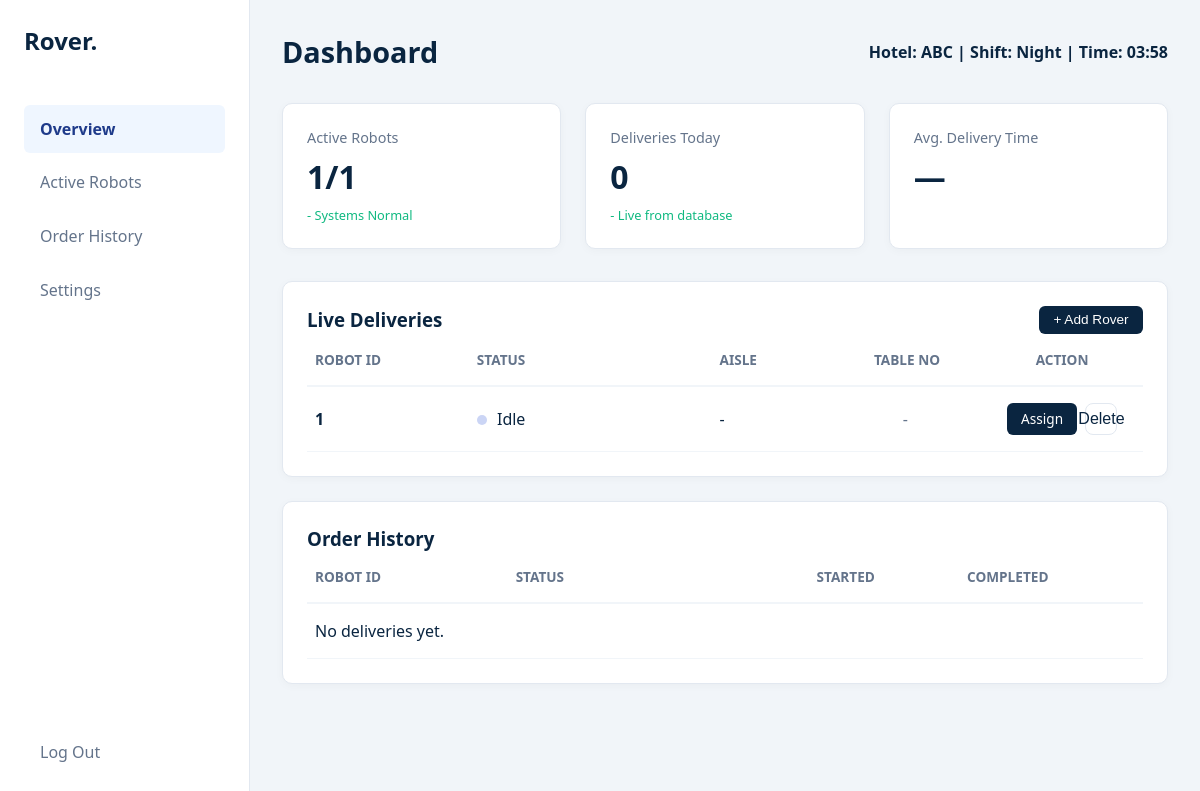
The app's page /dashboard (signed in), older data.
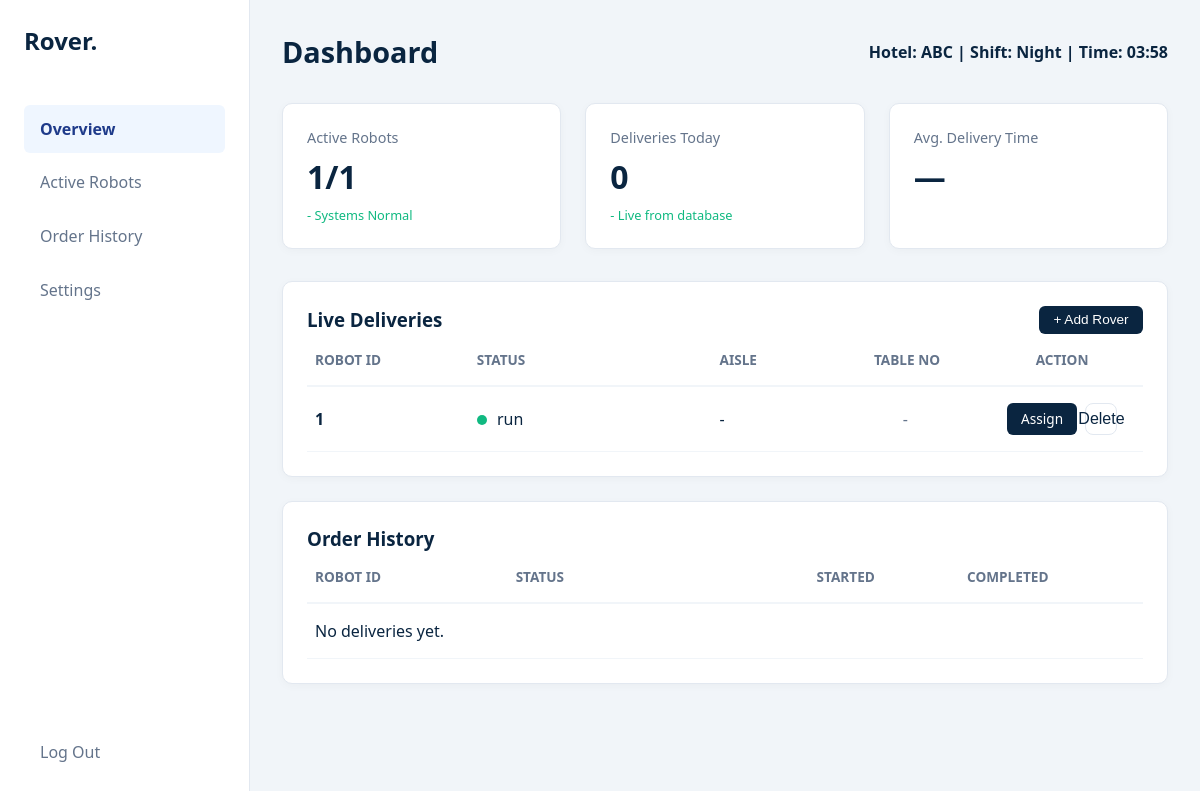
The same page, newer data.
### Crds/models/models.py (models this page shows, shortened)
class Hotel(db.Model):
    __tablename__ = 'hotel'
    id = db.Column(db.Integer, primary_key=True)
    name = db.Column(db.String(100), nullable=False, unique=True)
    username = db.Column(db.String(50), nullable=False, unique=True)
    master_id = db.Column(db.String(50), nullable=True, unique=True)
    password_hash = db.Column(db.String(255), nullable=False)
    created_at = db.Column(db.DateTime, default=datetime.utcnow)
    rovers = db.relationship('Rover', backref='hotel', lazy=True)
    config = db.relationship('RoverConfig', backref='hotel', uselist=False)

class Rover(db.Model):
    __tablename__ = 'rover'
    id = db.Column(db.Integer, primary_key=True)
    name = db.Column(db.String(50), nullable=False)
    status = db.Column(db.String(20), default='idle')  # idle, delivering, stop
    location_lat = db.Column(db.Integer, default=0)
    location_lon = db.Column(db.Integer, default=0)
    hotel_id = db.Column(db.Integer, db.ForeignKey('hotel.id'), nullable=False)
    positions = db.relationship('Position', backref='rover', lazy=True)
    deliveries = db.relationship(
        'Delivery',
        backref='rover',
        lazy=True,
        cascade='all, delete-orphan'
    )

class Position(db.Model):
    __tablename__ = 'position'
    id = db.Column(db.Integer, primary_key=True)
    rover_id = db.Column(db.Integer, db.ForeignKey('rover.id'), nullable=False)
    lat = db.Column(db.Integer, nullable=False)
    lon = db.Column(db.Integer, nullable=False)
    phase = db.Column(db.String(10), default='lat')  # lat/lon phase
    status = db.Column(db.String(10), default='normal')  # shift/normal/done
    timestamp = db.Column(db.DateTime, default=datetime.utcnow)

### Crds/users.py (the view, shortened to what this page needs)
@users.route("/dashboard", methods=["GET", "POST"])
def dashboard():
    hotel_id = session.get('hotel_id')
    hotel = Hotel.query.get(hotel_id) if hotel_id else None
    hotel_name = hotel.name if hotel else "—"
    rover_list = Rover.query.filter_by(hotel_id=hotel_id).all() if hotel_id else []
    active_statuses = ["run", "delivering", "shift"]
    active_rovers = Rover.query.filter(
        Rover.hotel_id == hotel_id,
        Rover.status.in_(active_statuses)
    ).count() if hotel_id else 0
    now = datetime.now()
    day_start = datetime(now.year, now.month, now.day)
    day_end = day_start + timedelta(days=1)
    hour = now.hour
    if 5 <= hour < 12:
        shift = "Morning"
    elif 12 <= hour < 17:
        shift = "Afternoon"
    elif 17 <= hour < 22:
        shift = "Evening"
    else:
        shift = "Night"
    current_time = now.strftime("%H:%M")
    deliveries_today = Delivery.query.filter(
        Delivery.hotel_id == hotel_id,
        Delivery.status == "completed",
        Delivery.completed_at >= day_start,
        Delivery.completed_at < day_end
    ).all() if hotel_id else []
    deliveries_today_count = len(deliveries_today)
    def format_duration(seconds):
        if seconds is None:
            return "—"
    avg_delivery_time = None
    avg_delivery_time_str = format_duration(avg_delivery_time)
    order_history = Delivery.query.filter(
        Delivery.hotel_id == hotel_id
    ).order_by(
        Delivery.completed_at.desc().nullslast(),
        Delivery.started_at.desc()
    ).limit(10).all() if hotel_id else []
    return render_template(
        "index.html",
        rovers=rover_list,
        active_rovers=active_rovers,
        deliveries_today=deliveries_today_count,
        avg_delivery_time=avg_delivery_time_str,
        order_history=order_history,
        hotel_name=hotel_name,
        shift=shift,
        current_time=current_time
    )

### Crds/templates/index.html (shortened to what this page needs)
<!DOCTYPE html>
<html lang="en">
  <head>
    <link
      rel="stylesheet"
      href="{{ url_for('static', filename='css/index.css') }}"
    />
  </head>
  <body>
    <aside>
      <div class="brand">Rover.</div>
      <nav class="menu">
        <a href="#" class="active">Overview</a>
        <a href="#">Active Robots</a>
        <a href="#">Order History</a>
        <a href="{{ url_for('users.configure_system') }}">Settings</a>
        <a href="{{ url_for('auth.logout') }}" class="logout-link">Log Out</a>
      </nav>
    </aside>
    <main>
      <header>
        <h1>Dashboard</h1>
        <div class="header-meta">
          Hotel: <span id="hotelNameValue">{{ hotel_name }}</span> | Shift:
          <span id="shiftValue">{{ shift }}</span> | Time:
          <span id="timeValue">{{ current_time }}</span>
        </div>
      </header>
      <div class="stats">
        <div class="stat-card">
          <div class="stat-label">Active Robots</div>
          <div class="stat-value" id="activeRoversValue">
            {{ active_rovers }}/{{ rovers | length }}
          </div>
          <div class="stat-foot success">- Systems Normal</div>
        </div>
        <div class="stat-card">
          <div class="stat-label">Deliveries Today</div>
          <div class="stat-value" id="deliveriesTodayValue">{{ deliveries_today }}</div>
          <div class="stat-foot success">- Live from database</div>
        </div>
        <div class="stat-card">
          <div class="stat-label">Avg. Delivery Time</div>
          <div class="stat-value" id="avgDeliveryTimeValue">{{ avg_delivery_time }}</div>
        </div>
      </div>
      <div class="table-container">
        <div class="table-head">
          <h3>Live Deliveries</h3>
          <button class="btn-action" onclick="toggleForm()">+ Add Rover</button>
        </div>
        <table>
          <thead>
            <tr>
              <th>ROBOT ID</th>
              <th>STATUS</th>
              <th>AISLE</th>
              <th class="col-center">TABLE NO</th>
              <th class="col-action">ACTION</th>
            </tr>
          </thead>
          <tbody id="liveDeliveriesBody">
            {% for rover in rovers %}
            {% if rover.positions %}
            {% set pos = rover.positions[-1] %}
            {% set status_text = pos.status %}
            {% set status_lower = (pos.status or '')|lower %}
            {% if 'busy' in status_lower or 'transit' in status_lower %}
              {% set status_class = 'status-busy' %}
            {% elif status_lower == 'idle' or status_lower == 'stop' %}
              {% set status_class = 'status-idle' %}
            {% else %}
              {% set status_class = 'status-active' %}
            {% endif %}
            {% set aisle_val = rover.location_lat if rover.location_lat else None %}
            {% set table_val = rover.location_lon if rover.location_lon else None %}
            <tr>
              <td><strong>{{ rover.id }}</strong></td>
              <td><span class="status-dot {{ status_class }}"></span> {{ status_text }}</td>
              <td>{{ aisle_val if aisle_val is not none else '-' }}</td>
              {% if table_val is not none %}
              <td class="col-center">{{ table_val }}</td>
              {% else %}
              <td class="col-center placeholder">-</td>
              {% endif %}
              <td class="col-action">
                <div class="action-group">
                  <a
                    class="btn-action link"
                    href="{{ url_for('users.assign_coordinates', rover_id=rover.id) }}"
                  >Assign</a>
                  <form
                    action="{{ url_for('users.delete_rover', rover_id=rover.id) }}"
                    method="post"
                    class="delete-form"
                  >
                    <button type="submit" class="btn-icon" title="Delete">Delete</button>
                  </form>
                </div>
              </td>
            </tr>
            {% else %}
            <tr>
              <td><strong>{{ rover.id }}</strong></td>
              <td><span class="status-dot status-idle"></span> Idle</td>
              <td>-</td>
              <td class="col-center placeholder">-</td>
              <td class="col-action">
                <div class="action-group">
                  <a
                    class="btn-action link"
                    href="{{ url_for('users.assign_coordinates', rover_id=rover.id) }}"
                  >Assign</a>
                  <form
                    action="{{ url_for('users.delete_rover', rover_id=rover.id) }}"
                    method="post"
                    class="delete-form"
                  >
                    <button type="submit" class="btn-icon" title="Delete">Delete</button>
                  </form>
                </div>
              </td>
            </tr>
            {% endif %}
            {% endfor %}
          </tbody>
        </table>
      </div>
      <div class="table-container history">
        <div class="table-head">
          <h3>Order History</h3>
        </div>
        <table>
          <thead>
            <tr>
              <th>ROBOT ID</th>
              <th>STATUS</th>
              <th>STARTED</th>
              <th>COMPLETED</th>
            </tr>
          </thead>
          <tbody id="orderHistoryBody">
            {% for delivery in order_history %}
            <tr>
              <td><strong>{{ delivery.rover_id }}</strong></td>
              <td>{{ delivery.status.replace('_', ' ').title() }}</td>
              <td>
                {% if delivery.started_at %}
                  {{ delivery.started_at.strftime('%Y-%m-%d %H:%M') }}
                {% else %}
                  -
                {% endif %}
              </td>
              <td>
                {% if delivery.completed_at %}
                  {{ delivery.completed_at.strftime('%Y-%m-%d %H:%M') }}
                {% else %}
                  -
                {% endif %}
              </td>
            </tr>
            {% else %}
            <tr>
              <td colspan="4">No deliveries yet.</td>
            </tr>
            {% endfor %}
          </tbody>
        </table>
      </div>
    </main>
  </body>
</html>

### Crds/static/css/index.css (style rules this page uses)
:root { --primary: #0a2540; --secondary: #1e3a8a; --accent: #00d4ff; --success: #10b981; --warning: #f59e0b; --bg: #f1f5f9; --text: #0f1b33; --muted: #64748b; --border: #e2e8f0; --card: #ffffff; --shadow: 0 2px 10px rgba(0, 0, 0, 0.03); }
*, *::before, *::after { box-sizing: border-box; }
body { margin: 0; font-family: "Segoe UI", Tahoma, sans-serif; background: var(--bg); display: flex; min-height: 100vh; overflow: auto; color: var(--text); }
aside { width: 250px; background: var(--card); border-right: 1px solid var(--border); display: flex; flex-direction: column; padding: 1.5rem; }
.brand { font-size: 1.5rem; font-weight: 700; color: var(--primary); margin-bottom: 3rem; }
.menu { display: flex; flex-direction: column; gap: 6px; flex: 1; }
.menu a { display: block; padding: 0.8rem 1rem; color: var(--muted); text-decoration: none; border-radius: 6px; transition: all 0.2s; }
.menu a.active, .menu a:hover { background: #eff6ff; color: var(--secondary); font-weight: 600; }
.logout-link { margin-top: auto; color: #ef4444; }
main { flex: 1; padding: 2rem; overflow-y: auto; }
header { display: flex; justify-content: space-between; align-items: center; margin-bottom: 2rem; }
h1 { color: var(--primary); margin: 0; font-size: 1.8rem; }
.header-meta { font-weight: 600; color: var(--primary); }
.stats { display: grid; grid-template-columns: repeat(auto-fit, minmax(200px, 1fr)); gap: 1.5rem; margin-bottom: 2rem; }
.stat-card { background: var(--card); padding: 1.5rem; border-radius: 10px; box-shadow: var(--shadow); border: 1px solid var(--border); }
.stat-value { font-size: 2rem; font-weight: 700; color: var(--primary); margin: 0.5rem 0; }
.stat-label { color: var(--muted); font-size: 0.9rem; }
.stat-foot { font-size: 0.8rem; }
.stat-foot.success { color: var(--success); }
.status-dot { height: 10px; width: 10px; border-radius: 50%; display: inline-block; margin-right: 6px; }
.status-active { background: var(--success); }
.table-container { background: var(--card); padding: 1.5rem; border-radius: 10px; box-shadow: var(--shadow); border: 1px solid var(--border); }
.table-container.history { margin-top: 1.5rem; }
.table-head { display: flex; justify-content: space-between; align-items: center; margin-bottom: 1rem; }
.table-container h3 { color: var(--primary); margin: 0; }
table { width: 100%; border-collapse: collapse; table-layout: fixed; }
th { text-align: left; color: var(--muted); font-size: 0.85rem; padding: 0 0.5rem 1rem; border-bottom: 2px solid var(--bg); }
th:nth-child(1), td:nth-child(1) { width: 120px; }
th:nth-child(2), td:nth-child(2) { width: 180px; }
th:nth-child(3), td:nth-child(3) { width: 90px; }
th:nth-child(4), td:nth-child(4) { width: 110px; }
.col-action { text-align: center; width: 120px; }
.action-group { display: inline-flex; align-items: center; justify-content: center; gap: 8px; }
.delete-form { margin: 0; }
.btn-icon { background: transparent; border: 1px solid var(--border); color: var(--primary); width: 32px; height: 32px; border-radius: 8px; cursor: pointer; font-size: 16px; line-height: 1; display: inline-flex; align-items: center; justify-content: center; }
td { padding: 1rem 0.5rem; color: var(--primary); border-bottom: 1px solid var(--bg); }
td.placeholder { text-align: center; color: var(--muted); letter-spacing: 0.2em; }
.col-center { text-align: center; }
.btn-action { background: var(--primary); color: white; border: none; padding: 0.4rem 0.9rem; border-radius: 6px; cursor: pointer; font-size: 0.85rem; text-decoration: none; display: inline-block; }

Row changes from the older to the newer data that the page shows:
changed Rover id 1: location_lat 2 → 0 (drawn); aisle_val (not shown) → "-"
added Position: status "run"
